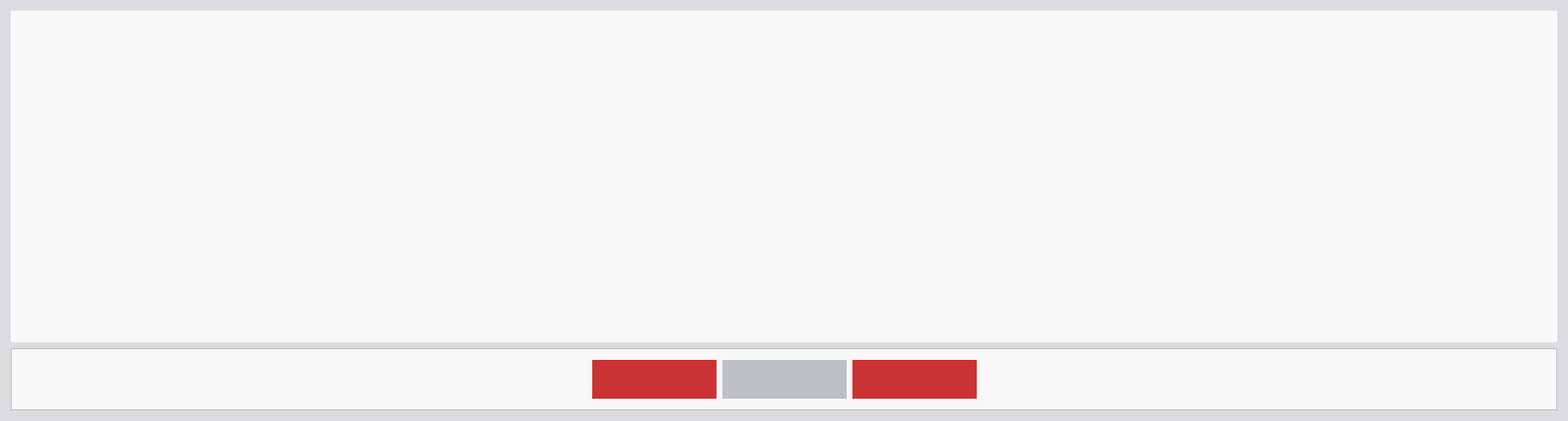
<?xml version="1.0" encoding="UTF-8"?>
<ui version="4.0">
 <class>MessageDialog</class>
 <widget class="QDialog" name="MessageDialog">
  <property name="geometry">
   <rect>
    <x>0</x>
    <y>0</y>
    <width>1615</width>
    <height>434</height>
   </rect>
  </property>
  <property name="windowTitle">
   <string/>
  </property>
  <property name="styleSheet">
   <string notr="true">QDialog{
     background:rgb(218,220,224);
}
</string>
  </property>
  <layout class="QGridLayout" name="gridLayout_3">
   <item row="0" column="0">
    <widget class="QTableWidget" name="tableMessageWidget">
     <property name="enabled">
      <bool>true</bool>
     </property>
     <property name="font">
      <font>
       <family>Siemens Sans</family>
       <pointsize>13</pointsize>
       <weight>50</weight>
       <bold>false</bold>
      </font>
     </property>
     <property name="styleSheet">
      <string notr="true">

QTableView
 {
    background-color:  rgb(249,247,248);
   alternate-background-color: rgb(230,230,232);
    color: rgb(55, 56, 59 );
border: 1px solid rgb(249,247,248);
}

QHeaderView::section 
{
 color:rgb(255,255,255); 
 background-color:rgb(64, 77, 83);
 font-family: Siemens Sans;
 font-size: 13px; 
 height: 32px; 
 min-width: 56;
 }

QScrollBar:horizontal 
{
    height: 30px;
    background:  rgb(249, 247, 248 );
}

QScrollBar:vertical
{
     width: 30px;
     background:  rgb(249, 247, 248 );
}

</string>
     </property>
     <property name="alternatingRowColors">
      <bool>true</bool>
     </property>
     <attribute name="horizontalHeaderStretchLastSection">
      <bool>true</bool>
     </attribute>
     <attribute name="verticalHeaderVisible">
      <bool>false</bool>
     </attribute>
    </widget>
   </item>
   <item row="1" column="0">
    <widget class="QFrame" name="frameDashBoardMessageDialog">
     <property name="sizePolicy">
      <sizepolicy hsizetype="Expanding" vsizetype="Fixed">
       <horstretch>0</horstretch>
       <verstretch>0</verstretch>
      </sizepolicy>
     </property>
     <property name="minimumSize">
      <size>
       <width>0</width>
       <height>0</height>
      </size>
     </property>
     <property name="maximumSize">
      <size>
       <width>16777213</width>
       <height>16777214</height>
      </size>
     </property>
     <property name="styleSheet">
      <string notr="true">QFrame{
     background:rgb(249,247,248);
}

QLabel{
  color: rgb(39,51,66);
  font-size: 16px;
  font-family: Siemens Sans;
}

QDoubleSpinBox{
  color: rgb(39,51,66);
  font-size: 16px;
  font-weight: bold;
  font-family: Siemens Sans;
}

QDoubleSpinBox::focus{
 border: 2px solid rgb(0,95,135);
}
</string>
     </property>
     <property name="frameShape">
      <enum>QFrame::StyledPanel</enum>
     </property>
     <property name="frameShadow">
      <enum>QFrame::Raised</enum>
     </property>
     <layout class="QGridLayout" name="gridLayout_2">
      <item row="0" column="0">
       <spacer name="horizontalSpacer_3">
        <property name="orientation">
         <enum>Qt::Horizontal</enum>
        </property>
        <property name="sizeHint" stdset="0">
         <size>
          <width>656</width>
          <height>20</height>
         </size>
        </property>
       </spacer>
      </item>
      <item row="0" column="1">
       <layout class="QGridLayout" name="gridLayout">
        <item row="0" column="0">
         <widget class="QPushButton" name="pushButtonClearAllMessages">
          <property name="minimumSize">
           <size>
            <width>128</width>
            <height>40</height>
           </size>
          </property>
          <property name="font">
           <font>
            <family>Siemens Sans</family>
            <pointsize>-1</pointsize>
            <weight>75</weight>
            <bold>true</bold>
           </font>
          </property>
          <property name="autoFillBackground">
           <bool>false</bool>
          </property>
          <property name="styleSheet">
           <string notr="true">QPushButton{
   background-color: rgb(202,51, 51 );
   color: rgb(249, 247, 248 );
   min-height: 40px;
   font-size: 16px;
   font-weight: bold;
   font-family: Siemens Sans;
   border: none;

}
QPushButton:pressed {
     border: 1px solid rgb(0,95,135);    
 }


</string>
          </property>
          <property name="text">
           <string/>
          </property>
          <property name="checkable">
           <bool>false</bool>
          </property>
          <property name="autoRepeat">
           <bool>false</bool>
          </property>
          <property name="autoDefault">
           <bool>false</bool>
          </property>
          <property name="flat">
           <bool>false</bool>
          </property>
         </widget>
        </item>
        <item row="0" column="1">
         <widget class="QPushButton" name="pushButtonClose">
          <property name="enabled">
           <bool>true</bool>
          </property>
          <property name="minimumSize">
           <size>
            <width>128</width>
            <height>40</height>
           </size>
          </property>
          <property name="font">
           <font>
            <family>Siemens Sans</family>
            <pointsize>-1</pointsize>
            <weight>75</weight>
            <bold>true</bold>
           </font>
          </property>
          <property name="focusPolicy">
           <enum>Qt::StrongFocus</enum>
          </property>
          <property name="autoFillBackground">
           <bool>false</bool>
          </property>
          <property name="styleSheet">
           <string notr="true">QPushButton{
   background-color: rgb(189,192, 197 );
   color: rgb(39, 51, 66 );
   min-height: 40px;
   font-size: 16px;
   font-weight: bold;
   font-family: Siemens Sans;
   border: none;
}

QPushButton:pressed {
     border: 1px solid rgb(0,95,135);    
 
}
QPushButton:disabled {
    background-color: rgb(218,220,224 );
   color: rgb(200,202,206 );
}


</string>
          </property>
          <property name="text">
           <string/>
          </property>
          <property name="checkable">
           <bool>false</bool>
          </property>
          <property name="autoRepeat">
           <bool>false</bool>
          </property>
          <property name="autoDefault">
           <bool>false</bool>
          </property>
          <property name="default">
           <bool>false</bool>
          </property>
          <property name="flat">
           <bool>false</bool>
          </property>
         </widget>
        </item>
        <item row="0" column="2">
         <widget class="QPushButton" name="pushButtonResetError">
          <property name="minimumSize">
           <size>
            <width>128</width>
            <height>40</height>
           </size>
          </property>
          <property name="font">
           <font>
            <family>Siemens Sans</family>
            <pointsize>-1</pointsize>
            <weight>75</weight>
            <bold>true</bold>
           </font>
          </property>
          <property name="autoFillBackground">
           <bool>false</bool>
          </property>
          <property name="styleSheet">
           <string notr="true">QPushButton{
   background-color: rgb(202,51, 51 );
   color: rgb(249, 247, 248 );
   min-height: 40px;
   font-size: 16px;
   font-weight: bold;
   font-family: Siemens Sans;
   border: none;

}
QPushButton:pressed {
     border: 1px solid rgb(0,95,135);    
 }


</string>
          </property>
          <property name="text">
           <string/>
          </property>
          <property name="checkable">
           <bool>false</bool>
          </property>
          <property name="autoRepeat">
           <bool>false</bool>
          </property>
          <property name="autoDefault">
           <bool>false</bool>
          </property>
          <property name="flat">
           <bool>false</bool>
          </property>
         </widget>
        </item>
       </layout>
      </item>
      <item row="0" column="2">
       <spacer name="horizontalSpacer_4">
        <property name="orientation">
         <enum>Qt::Horizontal</enum>
        </property>
        <property name="sizeHint" stdset="0">
         <size>
          <width>655</width>
          <height>20</height>
         </size>
        </property>
       </spacer>
      </item>
     </layout>
    </widget>
   </item>
  </layout>
 </widget>
 <layoutdefault spacing="6" margin="11"/>
 <resources/>
 <connections/>
</ui>
